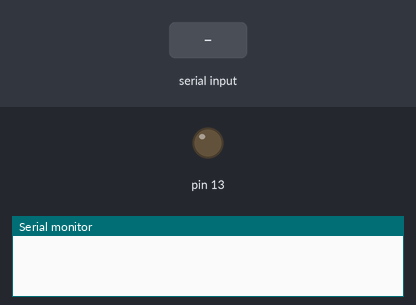
A sketch run on a simulated Arduino Uno, built with avr-gcc and run on an emulated ATmega328P. Shown: output pins drawn as LEDs (lit = HIGH), the last lines printed to the serial monitor. Dashed ring = blinking. The inputs (shaded band) are chosen by the test bench.

Above: at 1.2 s.
1.3 s: "90,45\n" received over Serial
At 2.05 s:
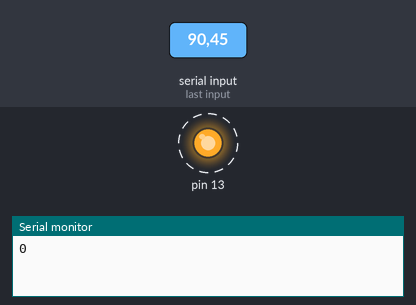
Timing chart, 0 to 10.3 s (numbered marks = the images above; inputs shaded):
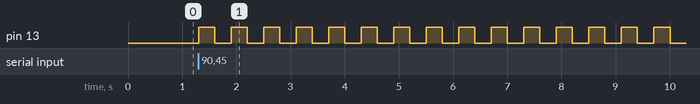

Measured:
- after the input at 1.3 s, pin 13: alternates HIGH for 0.30 s and LOW for 0.30 s, starting at once

The sketch:

1.ino
```cpp
void setup() {
  // put your setup code here, to run once:
  pinMode(13,OUTPUT);
  Serial.begin(9600);
}
///
///Включает и отключает светодиод
///
void iMig(int d)
{
  //13й пин включаем
  digitalWrite(13,1);
  delay(d);
  digitalWrite(13,0);
  delay(d);
  return;
}
void loop() {
  while(Serial.available()==0)
  {

  }
  int val=Serial.parseInt();
  for(int i=0;i<val;i++){
    //Данные пришли. Мигаем снова. Задержка 2 сек.
    iMig(300);

     Serial.println(i);

  }
  //Serial.println(val);


}
```
